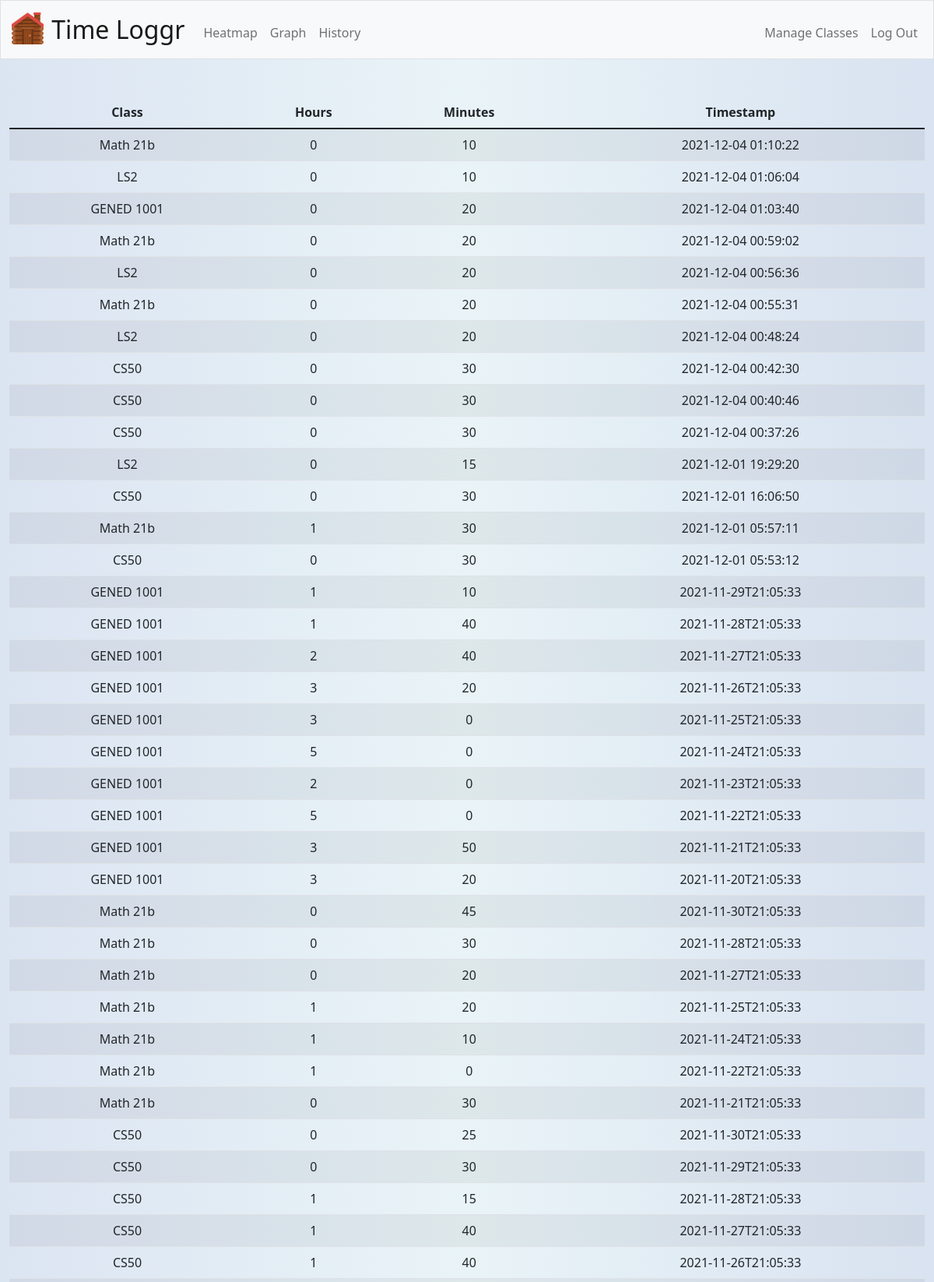
Screenshot of /history (signed in, upper part) with the database file from the repository.
### tables this page shows
CREATE TABLE entries (id INTEGER, user_id INTEGER NOT NULL, class_id INTEGER NOT NULL, minutes INTEGER NOT NULL, timestamp DATETIME NOT NULL DEFAULT CURRENT_TIMESTAMP, PRIMARY KEY(id), FOREIGN KEY(user_id) REFERENCES users(id), FOREIGN KEY(class_id) REFERENCES classes(id));

CREATE TABLE classes (id INTEGER, class TEXT NOT NULL, active BOOLEAN NOT NULL DEFAULT 1, user_id INTEGER NOT NULL, PRIMARY KEY(id), FOREIGN KEY(user_id) REFERENCES users(id));

### app.py (the view)
@app.route("/history", methods=["GET"])
@login_required
def history():
    logs = db.execute("SELECT * FROM entries JOIN classes ON entries.class_id = classes.id WHERE entries.user_id = ? AND classes.active = 1", session["user_id"])
    return render_template("history.html", logs=logs)

### app.py (called while the page is built)
@app.after_request
def after_request(response):
    response.headers["Cache-Control"] = "no-cache, no-store, must-revalidate"
    response.headers["Expires"] = 0
    response.headers["Pragma"] = "no-cache"
    return response

### helpers.py (called while the page is built)
def login_required(f):
    @wraps(f)
    def decorated_function(*args, **kwargs):
        if session.get("user_id") is None:
            return redirect("/login")
        return f(*args, **kwargs)
    return decorated_function

### templates/history.html (shortened to what this page needs)
{% extends "layout.html" %}
{% block main %}
    {% if logs|length == 0 %}
        <a href="/">Nothing to see yet! Log time to see your history.</a>
    {% else %}
        <table class="table table-striped table-hover">
            <thead>
                <tr>
                    <th scope="col">Class</th>
                    <th scope="col">Hours</th>
                    <th scope="col">Minutes</th>
                    <th scope="col">Timestamp</th>
                </tr>
            </thead>
            <tbody>
                {% for log in logs|reverse %}
                    <tr>
                        <td>{{ log["class"] }}</td>
                        <td>{{ log["minutes"] // 60 }}</td>
                        <td>{{ log["minutes"] % 60 }}</td>
                        <td>{{ log["timestamp"] }}</td>
                    </tr>
                {% endfor %}
            </tbody>
        </table>
    {% endif %}
{% endblock %}

### static/styles.css (style rules this page uses)
body { background: rgb(201,215,235); background: linear-gradient(90deg, rgba(201,215,235,0.6573004201680672) 0%, rgba(226,240,245,0.7525385154061625) 50%, rgba(201,215,235,0.7105217086834734) 100%); }

### rows the page displays
entries: class "Math 21b", minutes "0", log['minutes']%60 "10", timestamp "2021-12-04 01:10:22"
entries: class "LS2", minutes "0", log['minutes']%60 "10", timestamp "2021-12-04 01:06:04"
entries: class "GENED 1001", minutes "0", log['minutes']%60 "20", timestamp "2021-12-04 01:03:40"
entries: class "Math 21b", minutes "0", log['minutes']%60 "20", timestamp "2021-12-04 00:59:02"
entries: class "LS2", minutes "0", log['minutes']%60 "20", timestamp "2021-12-04 00:56:36"
entries: class "Math 21b", minutes "0", log['minutes']%60 "20", timestamp "2021-12-04 00:55:31"
entries: class "LS2", minutes "0", log['minutes']%60 "20", timestamp "2021-12-04 00:48:24"
entries: class "CS50", minutes "0", log['minutes']%60 "30", timestamp "2021-12-04 00:42:30"
entries: class "CS50", minutes "0", log['minutes']%60 "30", timestamp "2021-12-04 00:40:46"
entries: class "CS50", minutes "0", log['minutes']%60 "30", timestamp "2021-12-04 00:37:26"
entries: class "LS2", minutes "0", log['minutes']%60 "15", timestamp "2021-12-01 19:29:20"
entries: class "CS50", minutes "0", log['minutes']%60 "30", timestamp "2021-12-01 16:06:50"
entries: class "Math 21b", minutes "1", log['minutes']%60 "30", timestamp "2021-12-01 05:57:11"
entries: class "CS50", minutes "0", log['minutes']%60 "30", timestamp "2021-12-01 05:53:12"
entries: class "GENED 1001", minutes "1", log['minutes']%60 "10", timestamp "2021-11-29T21:05:33"
entries: class "GENED 1001", minutes "1", log['minutes']%60 "40", timestamp "2021-11-28T21:05:33"
entries: class "GENED 1001", minutes "2", log['minutes']%60 "40", timestamp "2021-11-27T21:05:33"
entries: class "GENED 1001", minutes "3", log['minutes']%60 "20", timestamp "2021-11-26T21:05:33"
entries: class "GENED 1001", minutes "3", log['minutes']%60 "0", timestamp "2021-11-25T21:05:33"
entries: class "GENED 1001", minutes "5", log['minutes']%60 "0", timestamp "2021-11-24T21:05:33"
entries: class "GENED 1001", minutes "2", log['minutes']%60 "0", timestamp "2021-11-23T21:05:33"
entries: class "GENED 1001", minutes "5", log['minutes']%60 "0", timestamp "2021-11-22T21:05:33"
entries: class "GENED 1001", minutes "3", log['minutes']%60 "50", timestamp "2021-11-21T21:05:33"
entries: class "GENED 1001", minutes "3", log['minutes']%60 "20", timestamp "2021-11-20T21:05:33"
entries: class "Math 21b", minutes "0", log['minutes']%60 "45", timestamp "2021-11-30T21:05:33"
entries: class "Math 21b", minutes "0", log['minutes']%60 "30", timestamp "2021-11-28T21:05:33"
entries: class "Math 21b", minutes "0", log['minutes']%60 "20", timestamp "2021-11-27T21:05:33"
entries: class "Math 21b", minutes "1", log['minutes']%60 "20", timestamp "2021-11-25T21:05:33"
entries: class "Math 21b", minutes "1", log['minutes']%60 "10", timestamp "2021-11-24T21:05:33"
entries: class "Math 21b", minutes "1", log['minutes']%60 "0", timestamp "2021-11-22T21:05:33"
entries: class "Math 21b", minutes "0", log['minutes']%60 "30", timestamp "2021-11-21T21:05:33"
entries: class "CS50", minutes "0", log['minutes']%60 "25", timestamp "2021-11-30T21:05:33"
entries: class "CS50", minutes "0", log['minutes']%60 "30", timestamp "2021-11-29T21:05:33"
entries: class "CS50", minutes "1", log['minutes']%60 "15", timestamp "2021-11-28T21:05:33"
entries: class "CS50", minutes "1", log['minutes']%60 "40", timestamp "2021-11-27T21:05:33"
entries: class "CS50", minutes "1", log['minutes']%60 "40", timestamp "2021-11-26T21:05:33"
